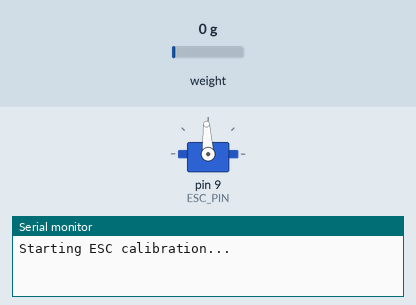
Recording of a sketch running on a simulated Arduino Uno, built with avr-gcc and run on an emulated ATmega328P. On the bench: servo, the last lines printed to the serial monitor. Inputs (shaded band) come from the test bench; at power-on: weight on the scale 0 g.

Above: at 0.1 s.
At 5.9 s:
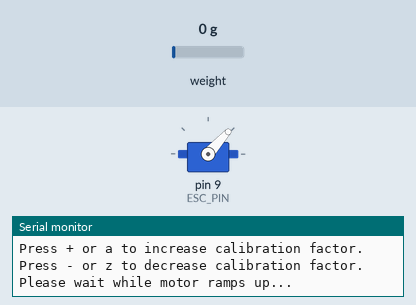
At 11.2 s:
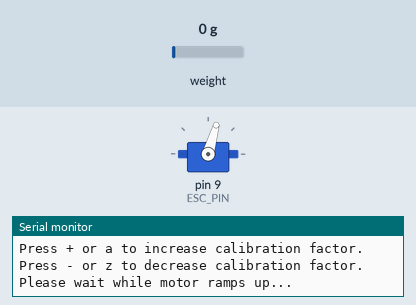
At 23.1 s:
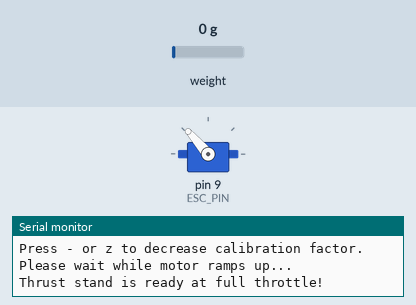
Timing chart, 0 to 24.6 s (numbered marks = the images above):
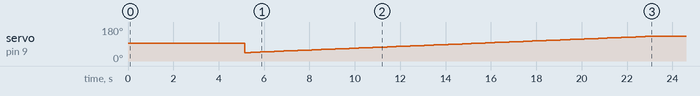

The sketch:

thrust_force_measure.ino
```cpp
// Full thrust-stand script for measuring motor thrust force

#include <Servo.h>
#include <HX711.h>

// Pin definitions
#define LOADCELL_DOUT_PIN  3
#define LOADCELL_SCK_PIN   2
#define ESC_PIN            9

// Create objects
HX711 scale;
Servo esc;

// Calibration factor for the load cell
float calibration_factor = -410; // Adjust as needed (separate calibration program required)

void setup() {
  // Initialize Serial Monitor
  Serial.begin(9600);

  // Initialize ESC
  esc.attach(ESC_PIN);
  Serial.println("Starting ESC calibration...");

  // ESC calibration routine (initializing with neutral signal)
  esc.write(93); // Replace 93 with your ESC's neutral value if needed
  delay(1000);   // Wait for the ESC to confirm arming (listen for beeps)
  Serial.println("ESC armed and ready!");

  // Run the motor at a neutral value initially
  esc.writeMicroseconds(1500); // Neutral throttle
  delay(2000); // Allow motor to stabilize

  // Initialize HX711 (load cell)
  Serial.println("Initializing load cell...");
  scale.begin(LOADCELL_DOUT_PIN, LOADCELL_SCK_PIN);
  scale.set_scale(); // Initialize with default scale
  scale.tare();      // Reset scale to zero
  Serial.println("Scale tared. Remove all weight from scale.");

  // Print zero factor for debugging
  long zero_factor = scale.read_average();
  Serial.print("Zero factor: ");
  Serial.println(zero_factor);

  Serial.println("After readings begin, place known weight on scale.");
  Serial.println("Press + or a to increase calibration factor.");
  Serial.println("Press - or z to decrease calibration factor.");
  Serial.println("Please wait while motor ramps up...");

  // Ramp up motor speed from 1000 to 1890
  for (int i = 1000; i <= 1890; i++) {
    esc.writeMicroseconds(i);
    delay(20);
  }
  Serial.println("Thrust stand is ready at full throttle!");
}

void loop() {
  esc.writeMicroseconds(1890);
  esc.writeMicroseconds(1890);
  // Apply the current calibration factor
  scale.set_scale(calibration_factor);

  // Read and print thrust values from load cell
  if (scale.is_ready()) {
    float thrust = scale.get_units(10); // Average of 10 readings
    Serial.print("Thrust: ");
    Serial.print(thrust, 2); // Print thrust with one decimal place
    Serial.print(" grams (g)"); // tolerance is +-1g (due to fluctuations)
    Serial.print(" | Calibration factor: ");
    Serial.println(calibration_factor);
  } else {
    Serial.println("Load cell not ready!");
  }
  esc.writeMicroseconds(1890);

  // Check for user input to adjust calibration factor
  if (Serial.available()) {
    char temp = Serial.read();
    if (temp == '+' || temp == 'a') {
      calibration_factor += 10; // Increase calibration factor
      Serial.println("Calibration factor increased.");
    } else if (temp == '-' || temp == 'z') {
      calibration_factor -= 10; // Decrease calibration factor
      Serial.println("Calibration factor decreased.");
    }
  }
  esc.writeMicroseconds(1890);

  delay(100); // Delay for readable output
}
```
